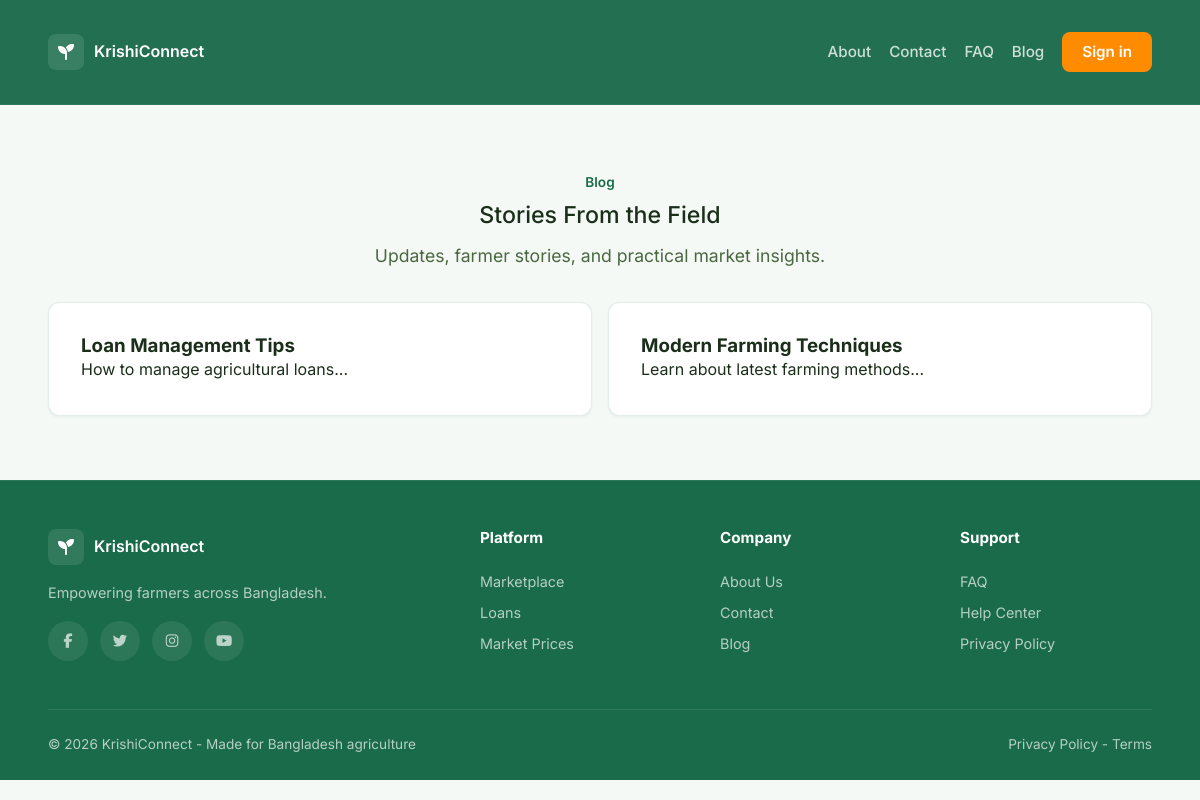
Screenshot of /pages/blog.php with the database file from the repository.
### tables this page shows
CREATE TABLE blog_posts (
    id INT AUTO_INCREMENT PRIMARY KEY,
    title VARCHAR(200) NOT NULL,
    slug VARCHAR(200) NOT NULL UNIQUE,
    excerpt TEXT,
    content MEDIUMTEXT,
    featured_image VARCHAR(200),
    author_id INT NULL,
    category_id INT,
    views INT DEFAULT 0,
    status ENUM('draft','published','archived') NOT NULL DEFAULT 'draft',
    published_at TIMESTAMP NULL,
    created_at TIMESTAMP DEFAULT CURRENT_TIMESTAMP,
    updated_at TIMESTAMP DEFAULT CURRENT_TIMESTAMP ON UPDATE CURRENT_TIMESTAMP,
    FOREIGN KEY (author_id) REFERENCES users(id) ON DELETE SET NULL,
    FOREIGN KEY (category_id) REFERENCES categories(id) ON DELETE SET NULL,
    INDEX idx_slug (slug),
    INDEX idx_published_at (published_at)
);

### app/includes/db.php (called while the page is built, shortened)
<?php
function db(): PDO
{
    $config = require __DIR__ . '/config.php';
    $db = $config['db'];
    $dsn = sprintf(
        'mysql:host=%s;port=%s;dbname=%s;charset=%s',
        $db['host'],
        $db['port'],
        $db['name'],
        $db['charset']
    );
    $pdo = new PDO($dsn, $db['user'], $db['pass'], [
        PDO::ATTR_ERRMODE => PDO::ERRMODE_EXCEPTION,
        PDO::ATTR_DEFAULT_FETCH_MODE => PDO::FETCH_ASSOC,
    ]);
    return $pdo;
}

### pages/blog.php (the view, shortened to what this page needs)
<?php
require_once __DIR__ . '/../app/includes/header.php';
require_once __DIR__ . '/../app/includes/db.php';
$posts = db()->query('SELECT title, excerpt, published_at FROM blog_posts WHERE status = "published" ORDER BY published_at DESC, created_at DESC LIMIT 12')->fetchAll();
?>
<section class="section">
    <div class="container">
        <div class="section-header">
            <span class="section-label">Blog</span>
            <h2>Stories From the Field</h2>
            <p>Updates, farmer stories, and practical market insights.</p>
        </div>
        <div class="featured-grid">
            <?php foreach ($posts as $post): ?>
                <article class="card">
                    <h3><?= htmlspecialchars($post['title']); ?></h3>
                    <p><?= htmlspecialchars($post['excerpt'] ?: 'Read the latest KrishiConnect update.'); ?></p>
                </article>
            <?php endforeach; ?>
        </div>
    </div>
</section>
<?php require_once __DIR__ . '/../app/includes/footer.php'; ?>

### css/styles.css (style rules this page uses)
:root { --emerald:#1a6b3c;--emerald-dark:#0f4d2a;--emerald-light:#2e8b57;--gold:#f0a500;--gold-light:#ffd166;--navy:#0d1b2a;--navy-light:#1b2d45;--slate:#334155;--gray:#64748b;--gray-light:#94a3b8;--surface:#f8faf9;--surface-2:#f1f5f3;--white:#ffffff;--red:#ef4444;--green-success:#22c55e;--yellow-warn:#eab308;--radius:12px;--radius-lg:20px;--radius-full:9999px;--shadow-sm:0 1px 3px rgba(0,0,0,.08);--shadow:0 4px 12px rgba(0,0,0,.1);--shadow-lg:0 12px 40px rgba(0,0,0,.12);--shadow-xl:0 20px 60px rgba(0,0,0,.15);--transition:all .3s cubic-bezier(.4,0,.2,1);--glass:rgba(255,255,255,.12);--glass-border:rgba(255,255,255,.18) }
*,*::before,*::after { margin:0;padding:0;box-sizing:border-box }
body { font-family:'DM Sans',sans-serif;color:var(--navy);line-height:1.6;background:var(--surface);-webkit-font-smoothing:antialiased }
h1,h2,h3,h4,h5,h6 { font-family:'Inter',sans-serif;font-weight:700;line-height:1.2 }
.container { width:100%;max-width:1200px;margin:0 auto;padding:0 24px }
.section { padding:5rem 0 }
.section-header { text-align:center;margin-bottom:3.5rem }
.section-header h2 { font-size:clamp(1.8rem,3vw,2.5rem);color:var(--navy);margin-bottom:.75rem }
.section-header p { color:var(--gray);font-size:1.1rem;max-width:600px;margin:0 auto }
.section-label { display:inline-block;background:rgba(26,107,60,.08);color:var(--emerald);padding:6px 18px;border-radius:var(--radius-full);font-size:.85rem;font-weight:600;margin-bottom:1rem;letter-spacing:.5px;text-transform:uppercase }
.card { background:var(--white);border-radius:var(--radius-lg);padding:2rem;box-shadow:var(--shadow-sm);border:1px solid rgba(0,0,0,.04);transition:var(--transition) }
.featured-grid { display:grid;grid-template-columns:repeat(auto-fit,minmax(250px,1fr));gap:2rem }
html { scroll-behavior:smooth }
:root { --emerald:#1a6b4a; --emerald-dark:#14583d; --emerald-light:#2c8a62; --gold:#ff8c00; --gold-light:#ffa733; --navy:#1a2e1a; --navy-light:#244424; --slate:#2f4632; --gray:#4a6741; --gray-light:#8ca08d; --surface:#f5f9f5; --surface-2:#e8f5ed; --white:#ffffff; --red:#d32f2f; --green-success:#1a6b4a; --yellow-warn:#ff8c00; --radius:8px; --radius-lg:12px; --radius-full:9999px; --shadow-sm:0 1px 3px rgba(26,107,74,.08); --shadow:0 8px 24px rgba(26,107,74,.12); --shadow-lg:0 14px 40px rgba(26,107,74,.16); }
body { font-family:Inter,DM Sans,Arial,sans-serif;background:var(--surface);color:var(--navy) }
.container { max-width:1152px }
.section { padding:64px 0 }
.section-header { margin-bottom:32px }
.section-header h2 { font-size:1.45rem;font-weight:500;color:var(--navy) }
.section-header p { color:var(--gray) }
.section-label { background:transparent;color:var(--emerald);letter-spacing:0;text-transform:none;font-size:.85rem;margin-bottom:.5rem;padding:0 }
.card,.product-card,.story-card,.form-container,.filter-bar,.table-wrap,.summary-box,.success-card,.message-list,.message-chat,.notification-card,.settings-card { border-radius:12px;border:1px solid rgba(26,107,74,.12);box-shadow:var(--shadow-sm);background:var(--white) }
.featured-grid { grid-template-columns:repeat(auto-fit,minmax(230px,1fr));gap:16px }

### rows the page displays
blog_posts: title "Loan Management Tips", excerpt "How to manage agricultural loans..."
blog_posts: title "Modern Farming Techniques", excerpt "Learn about latest farming methods..."
